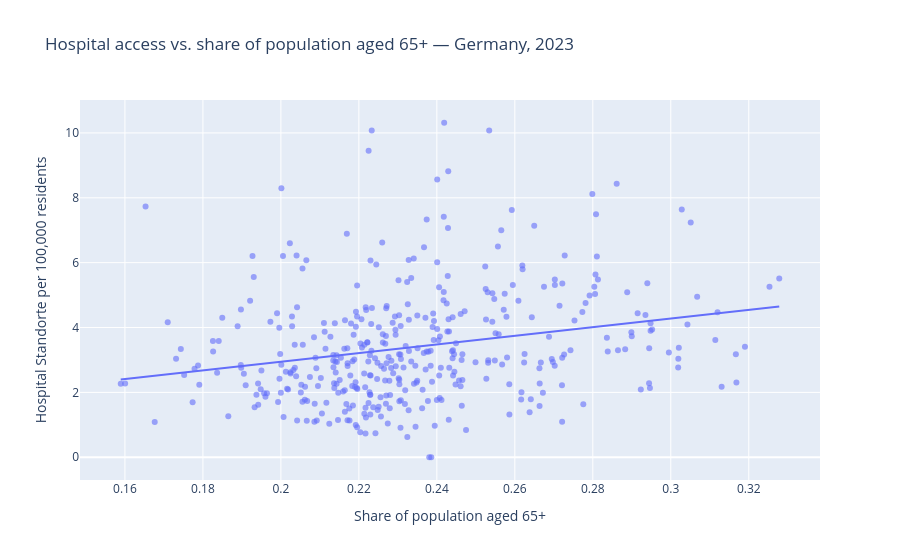

This figure's notebook cell:
### Markdown cell above
#Stage 4. Plotting data for 2023

### Code cell
import plotly.express as px

fig = px.scatter(
    merged,
    x="share_65_plus",
    y="hospitals_per_100k",
    hover_name="kreis_name",      
    trendline="ols",              # adds a linear trend line
    title="Hospital access vs. share of population aged 65+ — Germany, 2023",
    labels={
        "share_65_plus":      "Share of population aged 65+",
        "hospitals_per_100k": "Hospital Standorte per 100,000 residents",
    },
    opacity=0.6,                  # for overlapping dots 
)
fig.show()

### Figure 1 — Plotly figure (JSON) as saved in the notebook; plotly's stock layout.template omitted (floating-point values rounded to 4 significant figures; data arrays with more than 128 entries replaced by an {"elided": "..."} marker saying what was removed)
{"data": [{"hovertemplate": "<b>%{hovertext}</b><br><br>Share of population aged 65+=%{x}<br>Hospital Standorte per 100,000 residents=%{y}<extra></extra>", "hovertext": {"elided": "398 str values"}, "legendgroup": "", "marker": {"color": "#636efa", "opacity": 0.6, "symbol": "circle"}, "mode": "markers", "name": "", "orientation": "v", "showlegend": false, "type": "scatter", "x": {"elided": "398 float values"}, "xaxis": "x", "y": {"elided": "398 float values"}, "yaxis": "y"}, {"hovertemplate": "<b>OLS trendline</b><br>hospitals_per_100k = 13.3326 * share_65_plus + 0.277592<br>R<sup>2</sup>=0.057235<br><br>Share of population aged 65+=%{x}<br>Hospital Standorte per 100,000 residents=%{y} <b>(trend)</b><extra></extra>", "legendgroup": "", "marker": {"color": "#636efa", "symbol": "circle"}, "mode": "lines", "name": "", "showlegend": false, "type": "scatter", "x": {"elided": "398 float values"}, "xaxis": "x", "y": {"elided": "398 float values"}, "yaxis": "y"}], "layout": {"legend": {"tracegroupgap": 0}, "title": {"text": "Hospital access vs. share of population aged 65+ — Germany, 2023"}, "xaxis": {"anchor": "y", "domain": [0, 1], "title": {"text": "Share of population aged 65+"}}, "yaxis": {"anchor": "x", "domain": [0, 1], "title": {"text": "Hospital Standorte per 100,000 residents"}}}}
